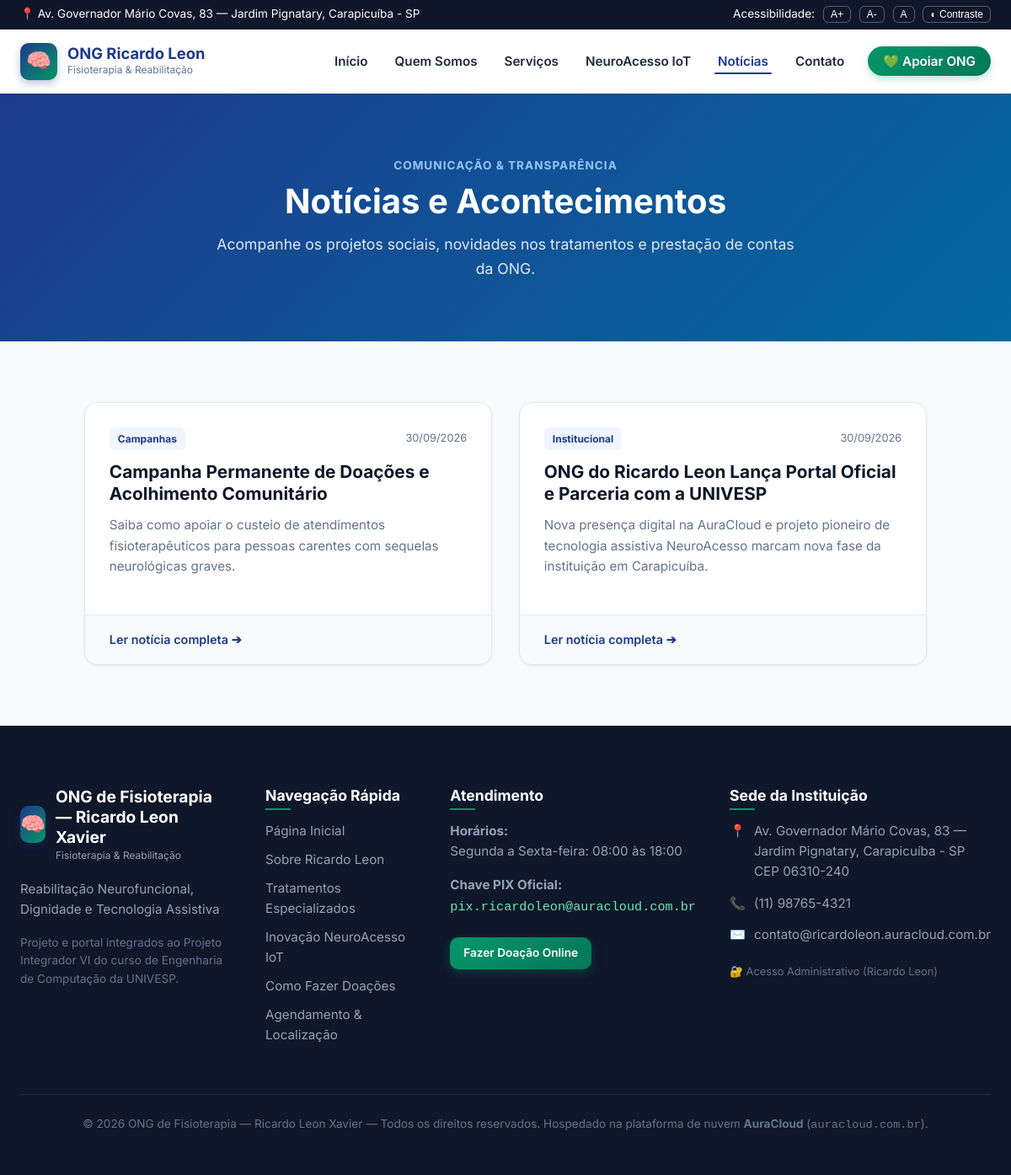
Screenshot of /noticias/ with the database file from the repository.
### institucional/models.py (models this page shows, shortened)
class InformacoesONG(models.Model):
    nome = models.CharField(max_length=200, default="ONG de Fisioterapia — Ricardo Leon Xavier")
    slogan = models.CharField(max_length=255, default="Reabilitação Neurofuncional, Dignidade e Tecnologia Assistiva")
    endereco = models.CharField(max_length=255, default="Av. Governador Mário Covas, 83 — Jardim Pignatary, Carapicuíba - SP")
    cep = models.CharField(max_length=20, default="06310-240")
    telefone = models.CharField(max_length=30, default="(11) 98765-4321")
    email = models.EmailField(default="contato@ricardoleon.auracloud.com.br")
    chave_pix = models.CharField(max_length=100, default="financeiro@ongricardoleon.org.br")
    horario_funcionamento = models.CharField(max_length=150, default="Segunda a Sexta-feira: 08:00 às 18:00")
    sobre_texto = models.TextField(
        default="A ONG de Fisioterapia coordenada por Ricardo Leon Xavier dedica-se ao acolhimento e reabilitação de pessoas com sequelas neurológicas motoras graves decorrentes de AVE, paralisia cerebral e traumas raquimedulares na região de Carapicuíba e Grande São Paulo. Aliamos calor humano, dedicação clínica e a vanguarda da tecnologia assistiva para devolver autonomia e esperança aos nossos assistidos."
    )
    missao = models.TextField(default="Democratizar o acesso à fisioterapia neurofuncional especializada de alta qualidade para famílias em vulnerabilidade social.")
    visao = models.TextField(default="Ser centro de referência comunitária em reabilitação motora humanizada integrada a inovações de bioengenharia e IoT.")
    valores = models.TextField(default="Empatia, Ética, Respeito à Dignidade Humana, Inovação Acessível e Transparência Social.")
    class Meta:
        verbose_name = "Informações da ONG"
        verbose_name_plural = "Informações da ONG"

class Noticia(models.Model):
    titulo = models.CharField("Título", max_length=200)
    slug = models.SlugField("Identificador URL", unique=True)
    resumo = models.TextField("Resumo / Chamada")
    conteudo = models.TextField("Conteúdo da Notícia")
    categoria = models.CharField("Categoria", max_length=100, default="Atendimentos")
    data_publicacao = models.DateTimeField("Data de Publicação", auto_now_add=True)
    destaque = models.BooleanField("Destaque na Página Inicial", default=False)
    class Meta:
        verbose_name = "Notícia / Comunicado"
        verbose_name_plural = "Notícias e Transparência"
        ordering = ["-data_publicacao"]

### institucional/views.py (the view)
# urls.py: path("noticias/", views.noticias, name="noticias"),
def noticias(request):
    info = get_ong_info()
    noticias_list = Noticia.objects.all()
    return render(request, "noticias.html", {"info": info, "noticias": noticias_list})

### institucional/views.py (called while the page is built)
def get_ong_info():
    info = InformacoesONG.objects.first()
    if not info:
        info = InformacoesONG.objects.create()
    return info

### templates/noticias.html (shortened to what this page needs)
{% extends "base.html" %}
{% block content %}
<section class="section-padding" style="background: linear-gradient(135deg, #1e3a8a 0%, #0369a1 100%); color: #fff; text-align: center;">
  <div class="container">
    <span class="section-tag" style="color: #93c5fd;">Comunicação & Transparência</span>
    <h1 style="color: #fff; font-size: 2.5rem; margin-bottom: 0.8rem;">Notícias e Acontecimentos</h1>
    <p style="max-width: 700px; margin: 0 auto; color: #e2e8f0; font-size: 1.1rem;">
      Acompanhe os projetos sociais, novidades nos tratamentos e prestação de contas da ONG.
    </p>
  </div>
</section>
<section class="section-padding" style="background: var(--bg-page);">
  <div class="container">
    <div style="display: grid; grid-template-columns: repeat(auto-fit, minmax(320px, 1fr)); gap: 2rem; max-width: 1000px; margin: 0 auto;">
      {% for noticia in noticias %}
        <article style="background: #ffffff; border-radius: var(--radius-lg); border: 1px solid var(--border-color); box-shadow: var(--shadow-sm); overflow: hidden; display: flex; flex-direction: column;">
          <div style="padding: 1.8rem; flex-grow: 1;">
            <div style="display: flex; justify-content: space-between; align-items: center; margin-bottom: 0.8rem;">
              <span style="background: var(--primary-light); color: var(--primary); padding: 4px 10px; border-radius: var(--radius-sm); font-size: 0.75rem; font-weight: bold;">
                {{ noticia.categoria }}
              </span>
              <span style="font-size: 0.8rem; color: var(--text-muted);">
                {{ noticia.data_publicacao|date:"d/m/Y" }}
              </span>
            </div>
            <h2 style="font-size: 1.3rem; margin-bottom: 0.8rem;">
              <a href="{% url 'noticia_detalhe' noticia.slug %}" style="color: var(--primary-dark);">{{ noticia.titulo }}</a>
            </h2>
            <p style="color: var(--text-muted); font-size: 0.95rem; line-height: 1.6;">
              {{ noticia.resumo }}
            </p>
          </div>
          <div style="padding: 1rem 1.8rem; background: #f8fafc; border-top: 1px solid var(--border-color);">
            <a href="{% url 'noticia_detalhe' noticia.slug %}" style="font-weight: 600; font-size: 0.9rem; color: var(--primary);">Ler notícia completa ➔</a>
          </div>
        </article>
      {% endfor %}
    </div>
  </div>
</section>
{% endblock %}

### templates/base.html (shortened to what this page needs)
{% load static %}
<!DOCTYPE html>
<html lang="pt-BR">
<head>
  <link rel="stylesheet" href="{% static 'css/style.css' %}">
</head>
<body>
  <aside class="top-accessibility-bar" aria-label="Ferramentas de Acessibilidade">
    <div class="container">
      <div>
        <span>📍 {{ info.endereco }}</span>
      </div>
      <div class="accessibility-tools">
        <span>Acessibilidade:</span>
        <button id="increaseFont" title="Aumentar Fonte">A+</button>
        <button id="decreaseFont" title="Diminuir Fonte">A-</button>
        <button id="resetFont" title="Restaurar Fonte">A</button>
        <button id="toggleContrast" title="Alternar Alto Contraste">◐ Contraste</button>
      </div>
    </div>
  </aside>
  <header class="main-header">
    <div class="container">
      <nav class="navbar" role="navigation" aria-label="Menu Principal">
        <a href="{% url 'home' %}" class="brand-logo" title="Página Inicial da ONG">
          <div class="brand-icon">🧠</div>
          <div class="brand-text">
            <h1>ONG Ricardo Leon</h1>
            <p>Fisioterapia & Reabilitação</p>
          </div>
        </a>
        <ul class="nav-links" id="navLinks">
          <li><a href="{% url 'home' %}" class="{% if request.resolver_match.url_name == 'home' %}active{% endif %}">Início</a></li>
          <li><a href="{% url 'sobre' %}" class="{% if request.resolver_match.url_name == 'sobre' %}active{% endif %}">Quem Somos</a></li>
          <li><a href="{% url 'servicos' %}" class="{% if request.resolver_match.url_name == 'servicos' %}active{% endif %}">Serviços</a></li>
          <li><a href="{% url 'neuroacesso' %}" class="{% if request.resolver_match.url_name == 'neuroacesso' %}active{% endif %}">NeuroAcesso IoT</a></li>
          <li><a href="{% url 'noticias' %}" class="{% if request.resolver_match.url_name == 'noticias' or request.resolver_match.url_name == 'noticia_detalhe' %}active{% endif %}">Notícias</a></li>
          <li><a href="{% url 'contato' %}" class="{% if request.resolver_match.url_name == 'contato' %}active{% endif %}">Contato</a></li>
          <li><a href="{% url 'doacoes' %}" class="btn-header-donate">💚 Apoiar ONG</a></li>
        </ul>
      </nav>
    </div>
  </header>
  <main id="conteudo-principal">
    {% block content %}{% endblock %}
  </main>
  <footer class="main-footer">
    <div class="container">
      <div class="footer-grid">
        <div class="footer-col">
          <div class="brand-logo" style="margin-bottom: 1.2rem;">
            <div class="brand-icon">🧠</div>
            <div class="brand-text">
              <h3 style="color: #fff; margin: 0; font-size: 1.2rem;">{{ info.nome }}</h3>
              <p style="color: #94a3b8;">Fisioterapia & Reabilitação</p>
            </div>
          </div>
          <p>{{ info.slogan }}</p>
          <p style="font-size: 0.85rem; color: #64748b;">
            Projeto e portal integrados ao Projeto Integrador VI do curso de Engenharia de Computação da UNIVESP.
          </p>
        </div>
        <div class="footer-col">
          <h4>Navegação Rápida</h4>
          <ul>
            <li><a href="{% url 'home' %}">Página Inicial</a></li>
            <li><a href="{% url 'sobre' %}">Sobre Ricardo Leon</a></li>
            <li><a href="{% url 'servicos' %}">Tratamentos Especializados</a></li>
            <li><a href="{% url 'neuroacesso' %}">Inovação NeuroAcesso IoT</a></li>
            <li><a href="{% url 'doacoes' %}">Como Fazer Doações</a></li>
            <li><a href="{% url 'contato' %}">Agendamento & Localização</a></li>
          </ul>
        </div>
        <div class="footer-col">
          <h4>Atendimento</h4>
          <p><strong>Horários:</strong><br>{{ info.horario_funcionamento }}</p>
          <p><strong>Chave PIX Oficial:</strong><br><code style="color: #6ee7b7;">{{ info.chave_pix }}</code></p>
          <p><a href="{% url 'doacoes' %}" class="btn btn-sm btn-success" style="margin-top: 0.5rem;">Fazer Doação Online</a></p>
        </div>
        <div class="footer-col">
          <h4>Sede da Instituição</h4>
          <div class="footer-contact-item">
            <span>📍</span>
            <span>{{ info.endereco }}<br>CEP {{ info.cep }}</span>
          </div>
          <div class="footer-contact-item">
            <span>📞</span>
            <span>{{ info.telefone }}</span>
          </div>
          <div class="footer-contact-item">
            <span>✉️</span>
            <span>{{ info.email }}</span>
          </div>
          <div style="margin-top: 1.2rem;">
            <a href="/admin/" style="font-size: 0.8rem; color: #64748b;" target="_blank">🔐 Acesso Administrativo (Ricardo Leon)</a>
          </div>
        </div>
      </div>
      <div class="footer-bottom">
        <p>© 2026 {{ info.nome }} — Todos os direitos reservados. Hospedado na plataforma de nuvem <strong>AuraCloud</strong> (<code>auracloud.com.br</code>).</p>
      </div>
    </div>
  </footer>
</body>
</html>

### rows the page displays
InformacoesONG: endereco "Av. Governador Mário Covas, 83 — Jardim Pignatary, Carapicuíba - SP", nome "ONG de Fisioterapia — Ricardo Leon Xavier", slogan "Reabilitação Neurofuncional, Dignidade e Tecnologia Assistiva", horario_funcionamento "Segunda a Sexta-feira: 08:00 às 18:00", chave_pix "pix.ricardoleon@auracloud.com.br", cep "06310-240", telefone "(11) 98765-4321", email "contato@ricardoleon.auracloud.com.br"
Noticia: categoria "Campanhas", data_publicacao "30/09/2026", titulo "Campanha Permanente de Doações e Acolhimento Comunitário", resumo "Saiba como apoiar o custeio de atendimentos fisioterapêuticos para pessoas carentes com sequelas neurológicas graves."
Noticia: categoria "Institucional", data_publicacao "30/09/2026", titulo "ONG do Ricardo Leon Lança Portal Oficial e Parceria com a UNIVESP", resumo "Nova presença digital na AuraCloud e projeto pioneiro de tecnologia assistiva NeuroAcesso marcam nova fase da instituição em Carapicuíba."
